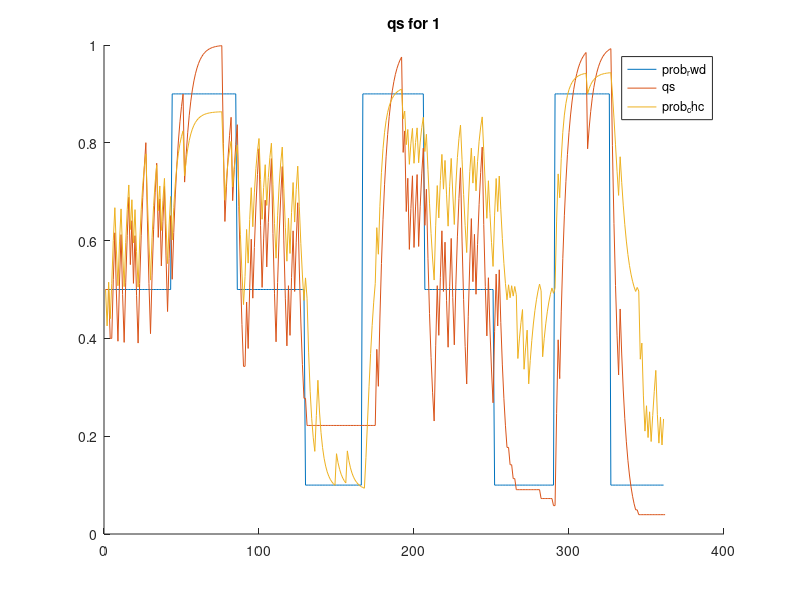
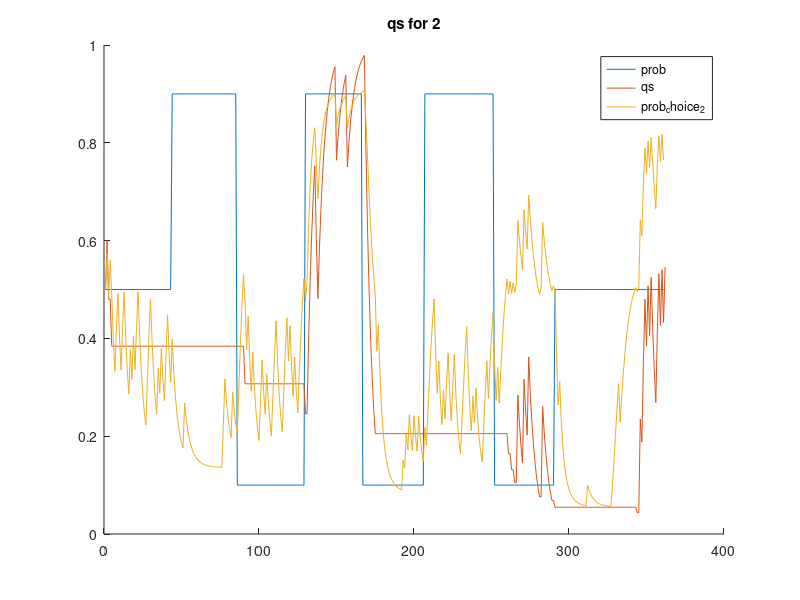

These charts were generated, in order, by the following MATLAB code:

% load probabilities
prob_rwd_1 = csvread('prob_rwd_1.csv');
prob_rwd_2 = csvread('prob_rwd_2.csv');

% initialize
num_trials = 361;
a = 0.2;
b = 3;

% vars for qs/outputs
rand_nums = rand(1, num_trials);
qs_1 = zeros(1, num_trials + 1);
qs_2 = zeros(1, num_trials + 1);
qs_1(1) = 0.5;
qs_2(1) = 0.5;
prob_choice_1 = zeros(1, num_trials);
prob_choice_2 = zeros(1, num_trials);

%% run simulation
% iterate trials
for i = 1:num_trials
    
    % get qs
    q1 = qs_1(i);
    q2 = qs_2(i);
    
    % calculate probabilities of choosing
    prob_1 = 1 / (1 + exp(-b *(q1-q2)));
    prob_2 = 1 - prob_1;
    
    % save prob of choice
    prob_choice_1(i) = prob_1;
    prob_choice_2(i) = prob_2;
    
    % get p_reward and update qs if necessary
    rand_num = rand_nums(i);
    if prob_1 > prob_2
        p_reward = prob_rwd_1(i);
        rewarded = rand_num <= p_reward;
        rpe = rewarded - q1;
        new_q = q1 + (a * rpe);
        qs_1(i+1) = new_q;
        qs_2(i+1) = q2;
    else
        p_reward = prob_rwd_2(i);
        rewarded = rand_num <= p_reward;
        rpe = rewarded - q2;
        new_q = q2 + (a * rpe);
        qs_1(i+1) = q1;
        qs_2(i+1) = new_q;
    end
end

%% plot results of simulation
figure
hold on
plot(prob_rwd_1)
plot(qs_1)
plot(prob_choice_1)
title('qs for 1')
legend('prob_rwd', 'qs', 'prob_chc')

figure
hold on
plot(prob_rwd_2)
plot(qs_2)
plot(prob_choice_2)
title('qs for 2')
legend('prob', 'qs', 'prob_choice_2')


